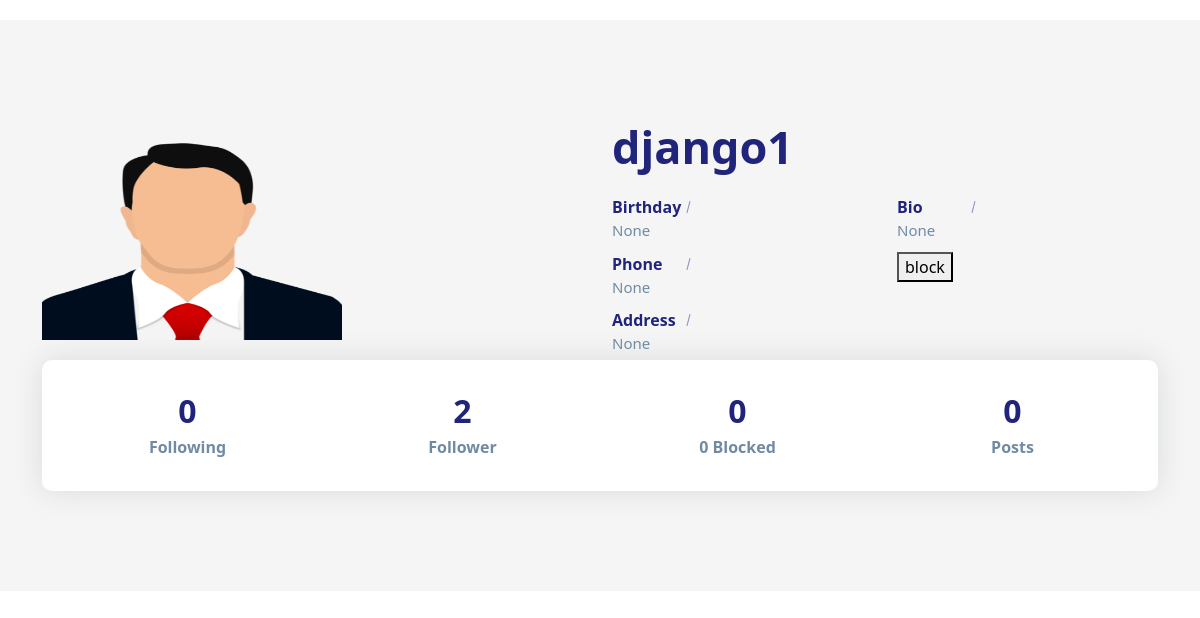
The app's page /profiles/2 (signed in) with its own data.
### socialapp/models.py (models this page shows)
class UserProfile(models.Model):
    user=models.OneToOneField(User,on_delete=models.CASCADE,related_name="profile",null=True)
    address=models.CharField(max_length=200,null=True)
    phone=models.CharField(max_length=200,null=True)
    profile_pic=models.ImageField(upload_to="profilepics",null=True,blank=True)#null is for data base and blank is for form so that it will not be included in form
    dob=models.DateField(null=True)
    bio=models.CharField(max_length=200,null=True)
    following=models.ManyToManyField("self",related_name="followed_by",symmetrical=False,null=True)#there is no need of someone to follow back
    block=models.ManyToManyField("self",related_name="blocked", symmetrical=False,null=True)
    def __str__(self):
        return self.user.username #we are goimg from userprofile to usermodel ie to print the profile name

### socialapp/views.py (the view)
# urls.py: path("profiles/<int:pk>",views.ProfileDetailView.as_view(),name="profile-detail"),
@method_decorator(decs,name="dispatch")
class ProfileDetailView(DetailView):
    template_name="profile_detail.html"
    model=UserProfile
    context_object_name="data"

### socialapp/templates/profile_detail.html (shortened to what this page needs)
<!DOCTYPE html>
{%load static%}
<html lang="en">
  <head>
    <link
      href="https://cdn.jsdelivr.net/npm/bootstrap@5.3.2/dist/css/bootstrap.min.css"
      rel="stylesheet"
    />
    <link rel="stylesheet" href="{%static 'socialapp/css/profile.css' %}" />
  </head>
  <body>
    <section class="section about-section gray-bg" id="about">
      <div class="container">
        <div class="row align-items-center flex-row-reverse">
          <div class="col-lg-6">
            <div class="about-text go-to">
              <h3 class="dark-color">{{data}}</h3>
              <div class="row about-list">
                <div class="col-md-6">
                  <div class="media">
                    <label>Birthday</label>
                    <p>{{data.dob}}</p>
                  </div>
                  <div class="media">
                    <label>Phone</label>
                    <p>{{data.phone}}</p>
                  </div>
                  <div class="media">
                    <label>Address</label>
                    <p>{{data.address}}</p>
                  </div>
                </div>
                <div class="col-md-6">
                  <div class="media">
                    <label>Bio</label>
                    <p>{{data.bio}}</p>
                  </div>
                  {%if request.user != data.user%}
                  <div class="media">
                    <form action="{%url 'block' data.id%}" method="post">
                       {%if data in request.user.profile.block.all%}
                      <button type="submit" name="action" value="unblock">
                        unblock
                      </button>
                      {%else%}
                      <button type="submit" name="action" value="block">
                        block
                      </button>
                      {%endif%}
                    </form>
                  </div>
                  {%endif%}
                </div>
              </div>
            </div>
          </div>
          <div class="col-lg-6">
            <div class="about-avatar">
              {%if data.profile_pic%}
              <img
                src="{{data.profile_pic.url}}"
                title=""
                alt=""
                height="200px"
                width="300px"
              />
              {%else%}
              <img
                src="{%static 'socialapp/images/profilepic.png' %}"
                title=""
                alt=""
                height="200px"
                width="300px"
              />
              {%endif%}
            </div>
          </div>
        </div>
        <div class="counter">
          <div class="row">
            <div class="col-6 col-lg-3">
              <div class="count-data text-center">
                <h6 class="count h2" data-to="500" data-speed="500">
                  {{data.following.count}}
                </h6>
                <p class="m-0px font-w-600">Following</p>
              </div>
            </div>
            <div class="col-6 col-lg-3">
              <div class="count-data text-center">
                <h6 class="count h2" data-to="150" data-speed="150">
                  {{data.followed_by.count}}
                </h6>
                <p class="m-0px font-w-600">Follower</p>
              </div>
            </div>
            <div class="col-6 col-lg-3">
              <div class="count-data text-center">
                <h6 class="count h2" data-to="850" data-speed="850">
                  {{data.block.count}}
                </h6>
                <p class="m-0px font-w-600"> {{data.blocked.count}} Blocked</p>
              </div>
            </div>
            <div class="col-6 col-lg-3">
              <div class="count-data text-center">
                <h6 class="count h2" data-to="190" data-speed="190">
                  {{data.user.userpost.all.count}}
                </h6>
                <p class="m-0px font-w-600">Posts</p>
              </div>
            </div>
          </div>
        </div>
      </div>
    </section>
  </body>
</html>

### socialapp/static/socialapp/css/profile.css (style rules this page uses)
body { color: #6F8BA4; margin-top:20px; }
.section { padding: 100px 0; position: relative; }
.gray-bg { background-color: #f5f5f5; }
img { max-width: 100%; }
img { vertical-align: middle; border-style: none; }
.about-text h3 { font-size: 45px; font-weight: 700; margin: 0 0 6px; }
.about-text p { font-size: 18px; max-width: 450px; }
.about-list { padding-top: 10px; }
.about-list .media { padding: 5px 0; }
.about-list label { color: #20247b; font-weight: 600; width: 88px; margin: 0; position: relative; }
.about-list label:after { content: ""; position: absolute; top: 0; bottom: 0; right: 11px; width: 1px; height: 12px; background: #20247b; -moz-transform: rotate(15deg); -o-transform: rotate(15deg); -ms-transform: rotate(15deg); -webkit-transform: rotate(15deg); transform: rotate(15deg); margin: auto; opacity: 0.5; }
.about-list p { margin: 0; font-size: 15px; }
.about-section .counter { padding: 22px 20px; background: #ffffff; border-radius: 10px; box-shadow: 0 0 30px rgba(31, 45, 61, 0.125); }
.about-section .counter .count-data { margin-top: 10px; margin-bottom: 10px; }
.about-section .counter .count { font-weight: 700; color: #20247b; margin: 0 0 5px; }
.about-section .counter p { font-weight: 600; margin: 0; }
.dark-color { color: #20247b; }

### records on screen
UserProfile: user.username "django1", dob "None", phone "None", address "None", bio "None", following.count "0", followed_by.count "2", block.count "0", blocked.count "0", user.userpost.all.count "0"
